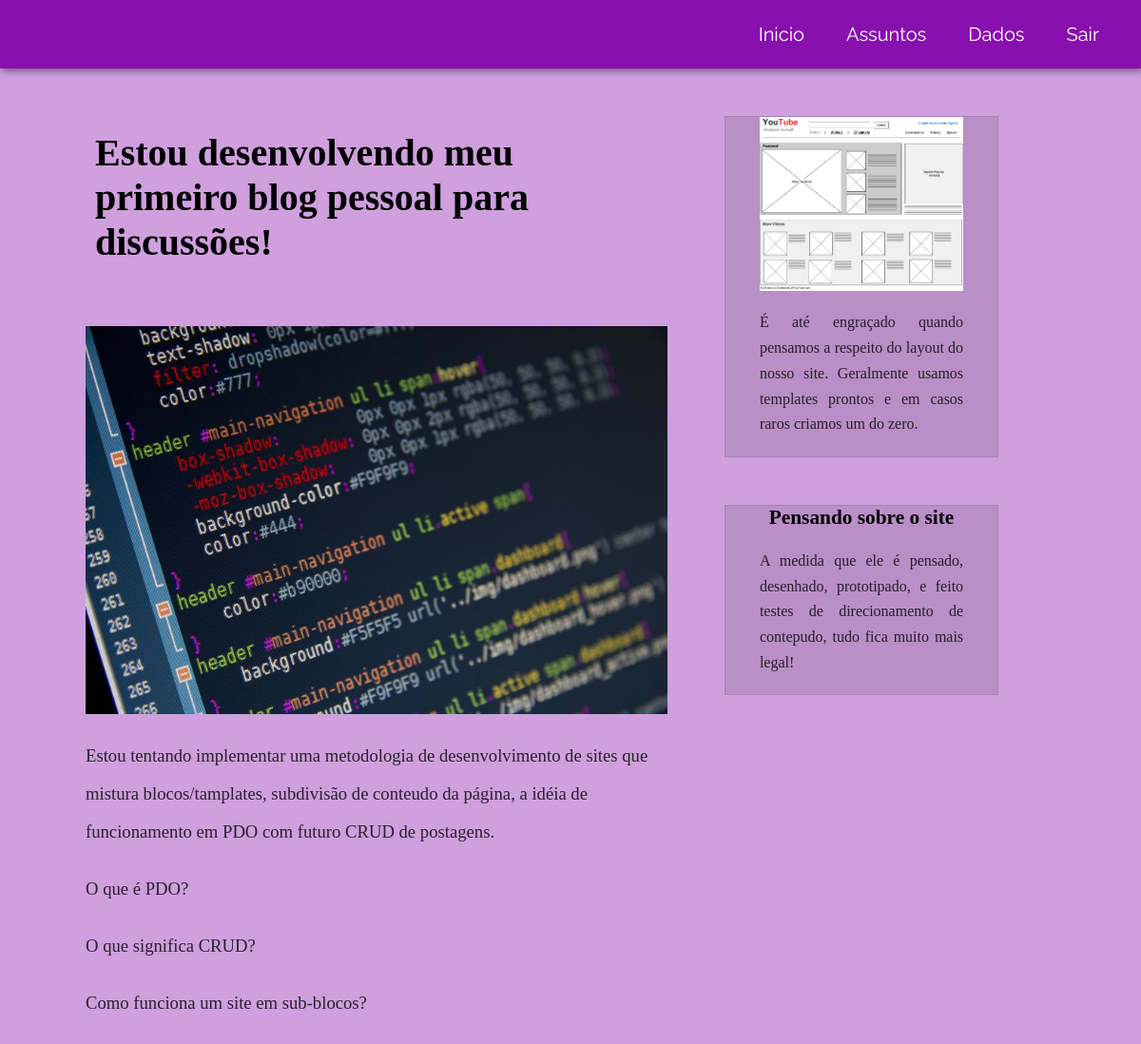
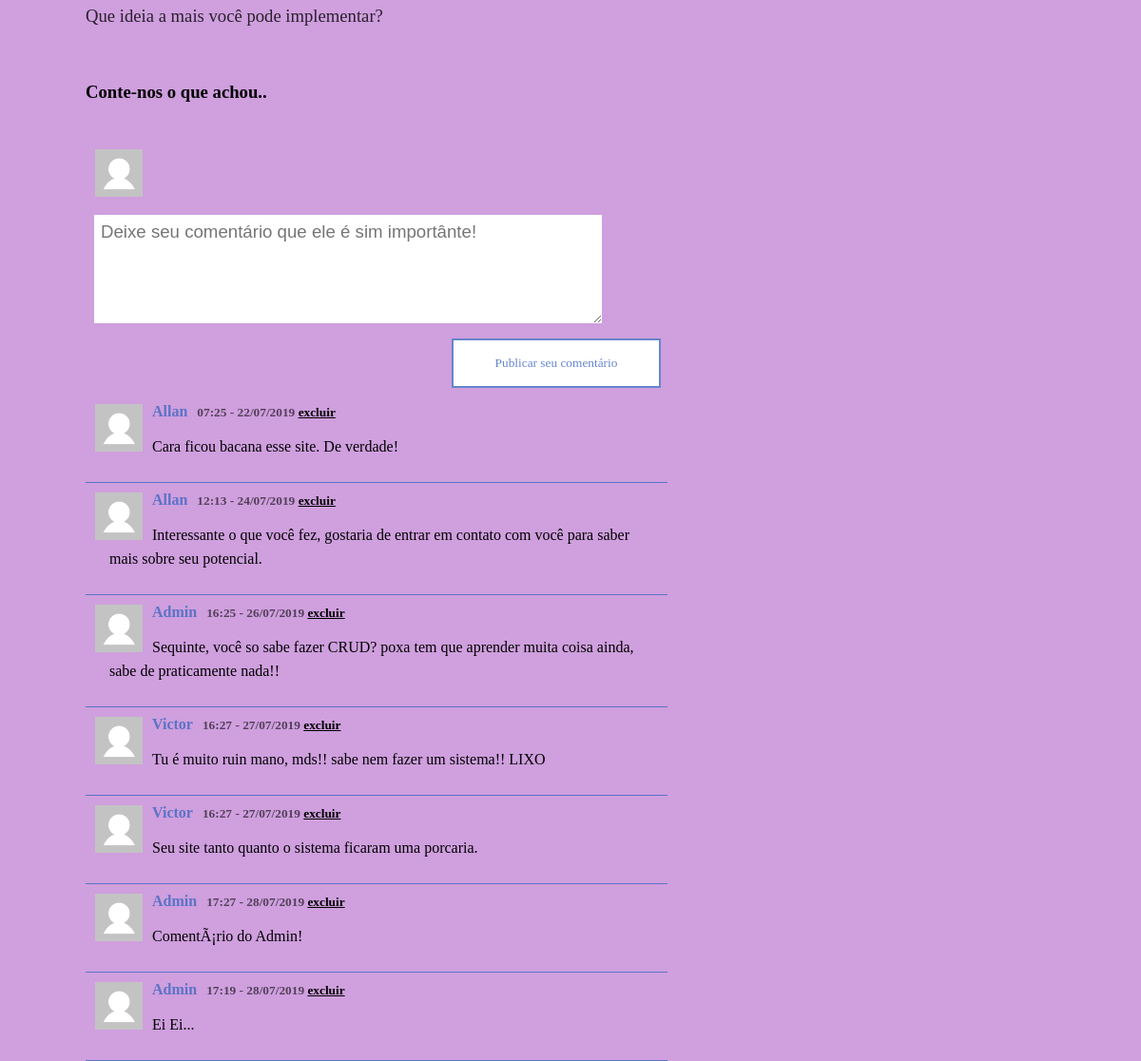
Page /descussao.php (signed in) on the committed database (2 pictures, top to bottom).
### tables this page shows
CREATE TABLE `comentarios` (
  `id` int(11) NOT NULL,
  `comentario` text,
  `dia` date DEFAULT NULL,
  `horario` varchar(5) DEFAULT NULL,
  `fk_id_usuario` int(11) DEFAULT NULL
);

### class/Conexao.php (called while the page is built)
<?php
class Conexao {
	public static function pegarConexao()
	{
		$conexao = new PDO(DB_DRIVE . ':host=' . DB_HOSTNAME . ';dbname=' . DB_DATABASE, DB_USERNAME, DB_PASSWORD);
		$conexao->setAttribute(PDO::ATTR_ERRMODE, PDO::ERRMODE_EXCEPTION);
		return $conexao;
	}
}

### exibeComentarios.php (called while the page is built, shortened)
<?php
try {
	$comentarios = new Comentario();
	$dadoComentarios = $comentarios->buscarComentario();
} catch (Exception $e) {
	Erro::tratarErro($e);
}

### class/Comentario.php (called while the page is built, shortened)
<?php
class Comentario {
	private $PDO;
	function __construct() {
		try {
			$this->PDO = Conexao::pegarConexao();
		} catch(PDOException $e){
			echo "Erro com o Banco: " . $e->getMessage();
		} catch(Exception $e) {
			echo "Erro genérico: " . $e->getMessage();
		}
	}
	public function buscarComentario() {
		$sqlComentarios = "SELECT *,(SELECT nome FROM usuarios WHERE id = fk_id_usuario) as nome_usuario FROM comentarios ORDER BY dia, horario DESC";
		$stmt = $this->PDO->prepare($sqlComentarios);
		$stmt->execute();
		$comentarios = $stmt->fetchAll(PDO::FETCH_ASSOC);
		return $comentarios;
	}
}

### descussao.php (the view, shortened to what this page needs)
<?php require_once 'exibeComentarios.php' ?>
<?php require_once 'header.php' ?>
<div class="conteudo-pagina">
	<section id="conteudo1">
		<h2>Estou desenvolvendo meu primeiro blog pessoal para discussões!</h2>
		<img src="img/trumbs-code.jpg">
		<p class="texto">Estou tentando implementar uma metodologia de desenvolvimento de sites que mistura blocos/tamplates, subdivisão de conteudo da página, a idéia de funcionamento em PDO com futuro CRUD de postagens.</p>
		<p class="texto">O que é PDO?</p>
		<p class="texto">O que significa CRUD?</p>
		<p class="texto">Como funciona um site em sub-blocos?</p>
		<p class="texto">Que ideia a mais você pode implementar?</p>
		<?php if (isset($_SESSION['id'])) { ?>
			<h3>Conte-nos o que achou..</h3>
			<form method="POST" action="insereComentario.php">
				<img src="img/img-perfil.jpg">
				<textarea name="texto" placeholder="Deixe seu comentário que ele é sim importânte!" maxlength="400"></textarea>
				<input type="submit" value="Publicar seu comentário" id="enviar-comentario">
			</form>
		<?php } else { ?>
			<h2>Comentários. </h2>
		<?php } ?>
		<?php if (count($dadoComentarios) > 0)
		{
			foreach ($dadoComentarios as $dc)
				{ ?>
					<?php $data = new DateTime($dc['dia']);  ?>
					<div class="outros-comentarios">
						<img src="img/img-perfil.jpg">
						<h3><?= $dc['nome_usuario']; ?></h3>
						<h4><?= $dc['horario']; ?> - <?= $data->Format('d/m/Y'); ?>
						<?php
						if (isset($_SESSION['id'])) {
							if($_SESSION['id'] == $dc['fk_id_usuario']) { ?>
								<a href="excluiComentario.php?id_comentario=<?= $dc['id'] ?>">excluir</a></h4>
							<?php	} elseif (isset($_SESSION['master'])) { ?>
								<a href="excluiComentario.php?id_comentario=<?= $dc['id'] ?>">excluir</a></h4>
							<?php 	}
						}
						?>
						<p><?= $dc['comentario']; ?></p>
					</div>
				<?php }
			} else { ?>
				<center><h1>Ainda não existem comentários nesta postagem.</h1></center>
			<?php } ?>
		</section>
		<section id="conteudo2">
			<div>
				<img src="img/prototipagem.png">
				<p>É até engraçado quando pensamos a respeito do layout do nosso site. Geralmente usamos templates prontos e em casos raros criamos um do zero.</p>
			</div>
		</section>
		<section id="conteudo3">
			<div>
				<h4>Pensando sobre o site</h4>
				<p>A medida que ele é pensado, desenhado, prototipado, e feito testes de direcionamento de contepudo, tudo fica muito mais legal!</p>
			</div>
		</section>
	</div>
</body>
</html>

### css/estilo.css (style rules this page uses)
* { padding: 0px; margin:0px; }
body { background-color: rgba(136, 16, 174, .4); }
h2 { font-size: 40px; padding: 65px 10px; }
div.conteudo-pagina { width: 85%; margin: auto; }
section#conteudo1 { width: 60%; box-sizing: border-box; float: left; }
img { width: 100%; }
p.texto { font-size: 14pt; color: rgba(0,0,0, .8); line-height: 40px; margin: 20px 0px; font-family: 'Microsoft YaHei Light'; }
h3 { font-family: 'Microsoft YaHei Light'; line-height: 80px; margin-bottom:10px; }
form img { width: 50px; display: block; float: left; padding: 10px; }
form textarea { height:100px; width: 85%; border: none; padding: 7px; font-size: 14pt; margin: 9px; font-family: arial; outline: none; display: block; float: left; }
form input#enviar-comentario { margin: 7px; font-family: 'Arial Black'; width: 220px; height:52px; background-color: white; color: rgba(63, 104, 191, 0.8); border: 2px solid rgba(63, 104, 191, 0.8); transition: 0.2s ease-out; cursor: pointer; float: right; }
.outros-comentarios { box-sizing: border-box; border-bottom: 1px solid rgba(63, 104, 191, 0.8); clear: both; padding: 10px; display: block; }
.outros-comentarios img { width: 50px; float: left; padding-right: 10px; }
.outros-comentarios h3 { float: left; color: rgba(63, 104, 191, 0.8); font-size: 12pt; padding: 5px 10px 5px 0px; line-height: 40%; }
.outros-comentarios h4 { font-size:10pt; color: rgba(0, 0, 0, .6); line-height: 17px; }
.outros-comentarios h4 a { color: black; }
.outros-comentarios p { line-height: 25px; padding: 15px }
section#conteudo2, section#conteudo3 { width: 40%; box-sizing: border-box; float: left; }
section#conteudo2 div, section#conteudo3 div { width:70%; background-color: rgba(0, 0, 0, .1); border: 1px solid rgba(0, 0, 0, .1); padding: 60px, 20px; margin: 50px auto 0px auto; }
section#conteudo2 img { width: 75%; margin: auto; display: block; }
section#conteudo2 p , section#conteudo3 p { width: 75%; font-family: 'Microsoft YaHei Light'; color: rgba(0, 0, 0, .8); text-align: justify; line-height: 20pt; margin: 20px auto; }
section#conteudo3 h4 { font-family: 'Microsoft YaHei Light'; font-size: 16pt; text-align: center; }

### rows in the picture
comentarios: nome_usuario "Allan", horario "07:25", dia "22/07/2019", comentario "Cara ficou bacana esse site. De verdade!"
comentarios: nome_usuario "Allan", horario "12:13", dia "24/07/2019", comentario "Interessante o que você fez, gostaria de entrar em contato com você para saber mais sobre seu potencial."
comentarios: nome_usuario "Admin", horario "16:25", dia "26/07/2019", comentario "Sequinte, você so sabe fazer CRUD? poxa tem que aprender muita coisa ainda, sabe de praticamente nada!!"
comentarios: nome_usuario "Victor", horario "16:27", dia "27/07/2019", comentario "Tu é muito ruin mano, mds!! sabe nem fazer um sistema!! LIXO"
comentarios: nome_usuario "Victor", horario "16:27", dia "27/07/2019", comentario "Seu site tanto quanto o sistema ficaram uma porcaria."
comentarios: nome_usuario "Admin", horario "17:27", dia "28/07/2019", comentario "ComentÃ¡rio do Admin!"
comentarios: nome_usuario "Admin", horario "17:19", dia "28/07/2019", comentario "Ei Ei..."
